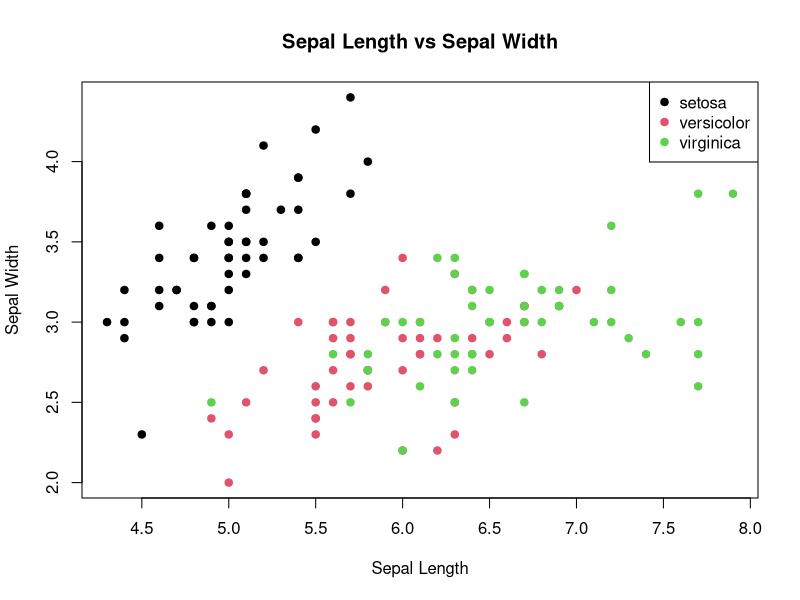
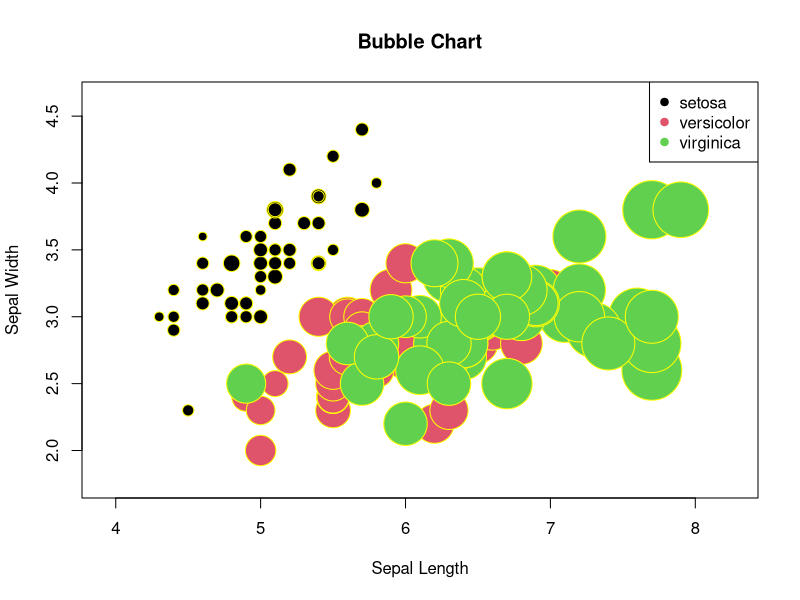
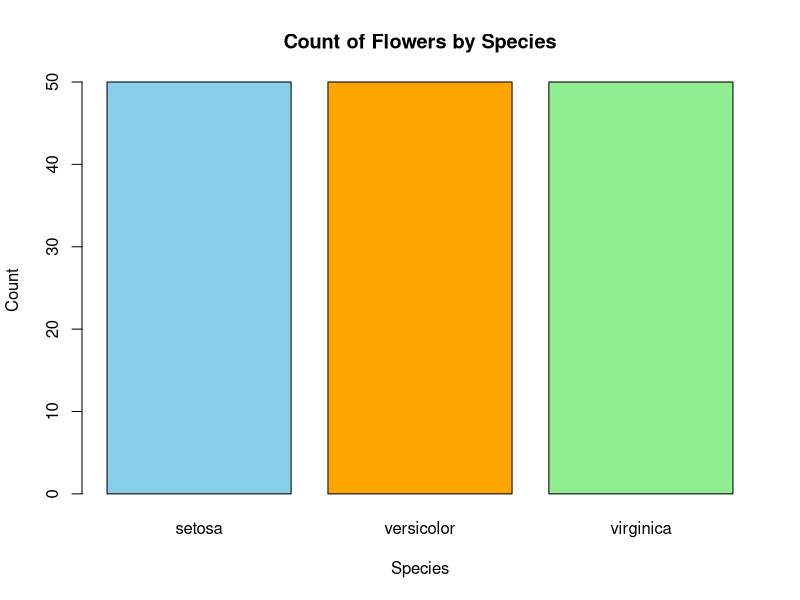
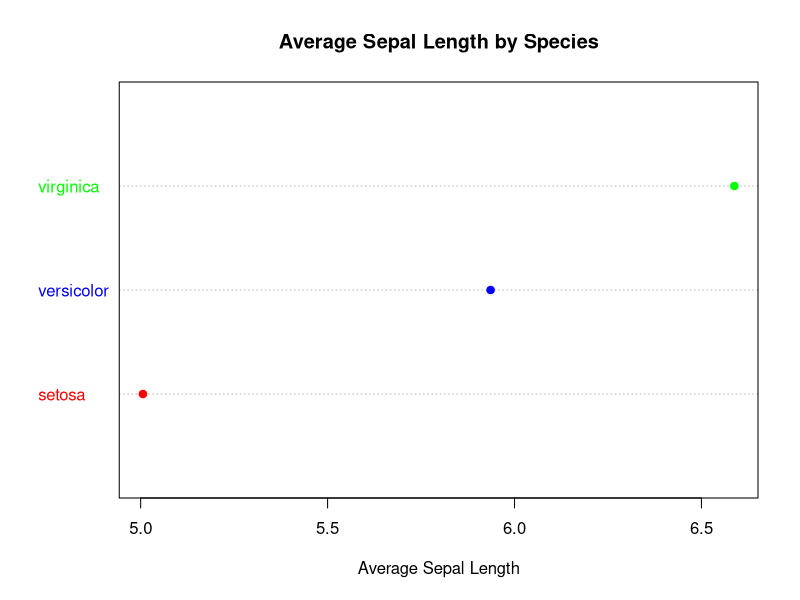
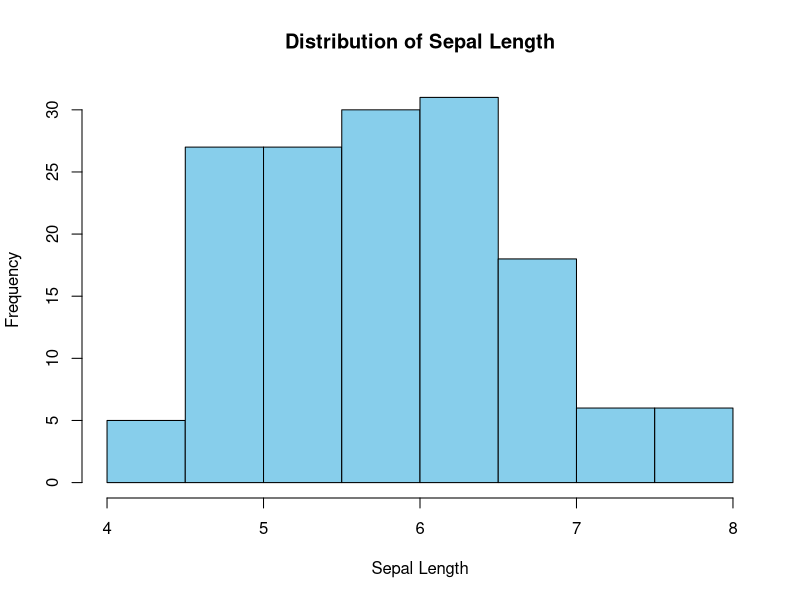
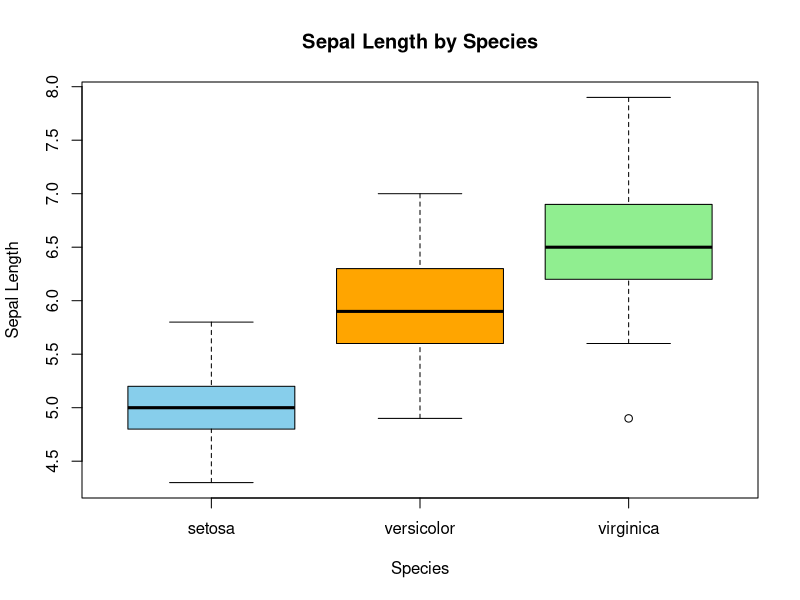
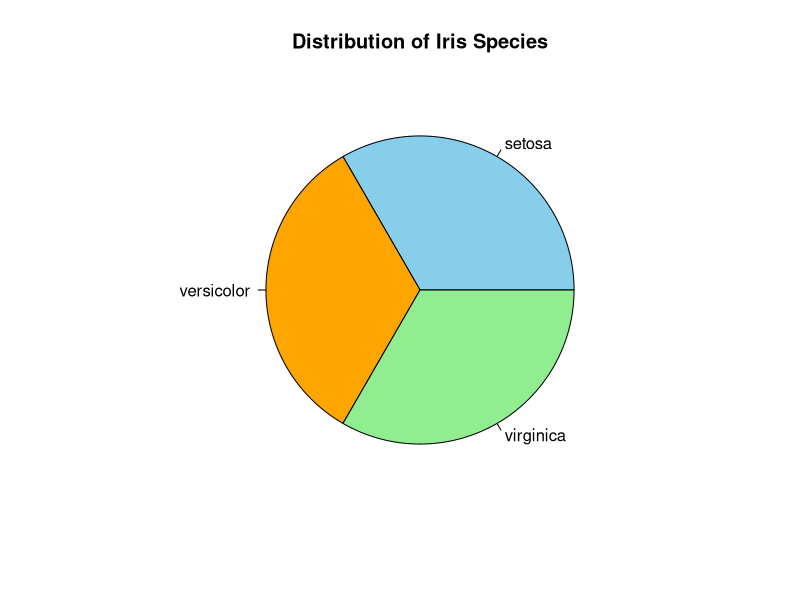

Source code (R) for these figures, in order:
# Q2. For any data-set visualize the following types of chart : Scatter-plot. Bubble Chart, Bar Chart , 
# Dot Plots ,Histogram ,Box Plot ,Pie Chart 

# Loading Built in datasets for this Program
data("iris")
data("airquality")
data("mtcars")

#Display top 6 rows
head(iris)
head(mtcars)
head(airquality)

# Display dataset structure
str(iris)
str(mtcars)
str(airquality)

#Scatter plot for IRIS
plot(
  iris$Sepal.Length,
  iris$Sepal.Width,
  main = "Sepal Length vs Sepal Width",
  xlab = "Sepal Length",
  ylab = "Sepal Width",
  col = iris$Species,
  pch = 19
)

legend(
  "topright",
  legend = levels(iris$Species),
  col = 1:3,
  pch = 19
)

#Bubble Chart
symbols(
  x = iris$Sepal.Length,
  y = iris$Sepal.Width,
  circles = iris$Petal.Length / 10,
  inches = 0.3,
  bg = as.numeric(iris$Species),
  fg = "yellow",
  xlab = "Sepal Length",
  ylab = "Sepal Width",
  main = "Bubble Chart"
)

legend(
  "topright",
  legend = levels(iris$Species),
  col = 1:3,
  pch = 19
)

#Bar chart
species_ct <- table(iris$Species) # table counts the occurrences of each distinct value in the input(iris$Species).
# returns 50,50,50 since there are 150 flowers with each species having 50 flowers in dataset

barplot(
  species_ct,
  main = "Count of Flowers by Species",
  xlab = "Species",
  ylab = "Count",
  col = c("skyblue", "orange", "lightgreen"),
  border = "black"
)

#Dot Plot
avg_length <- tapply(
  iris$Sepal.Length,
  iris$Species,
  mean
)

dotchart(
  avg_length,
  main = "Average Sepal Length by Species",
  xlab = "Average Sepal Length",
  pch = 19,
  color = c("red", "blue", "green")
)

#Histgoram
hist(
  iris$Sepal.Length,
  main = "Distribution of Sepal Length",
  xlab = "Sepal Length",
  ylab = "Frequency",
  col = "skyblue",
  border = "black"
)

#Box Plot
boxplot(
  Sepal.Length ~ Species,
  data = iris,
  main = "Sepal Length by Species",
  xlab = "Species",
  ylab = "Sepal Length",
  col = c("skyblue", "orange", "lightgreen")
)

#Pie Chart
pie(
  species_ct,
  labels = names(species_ct),
  main = "Distribution of Iris Species",
  col = c("skyblue", "orange", "lightgreen")
)
